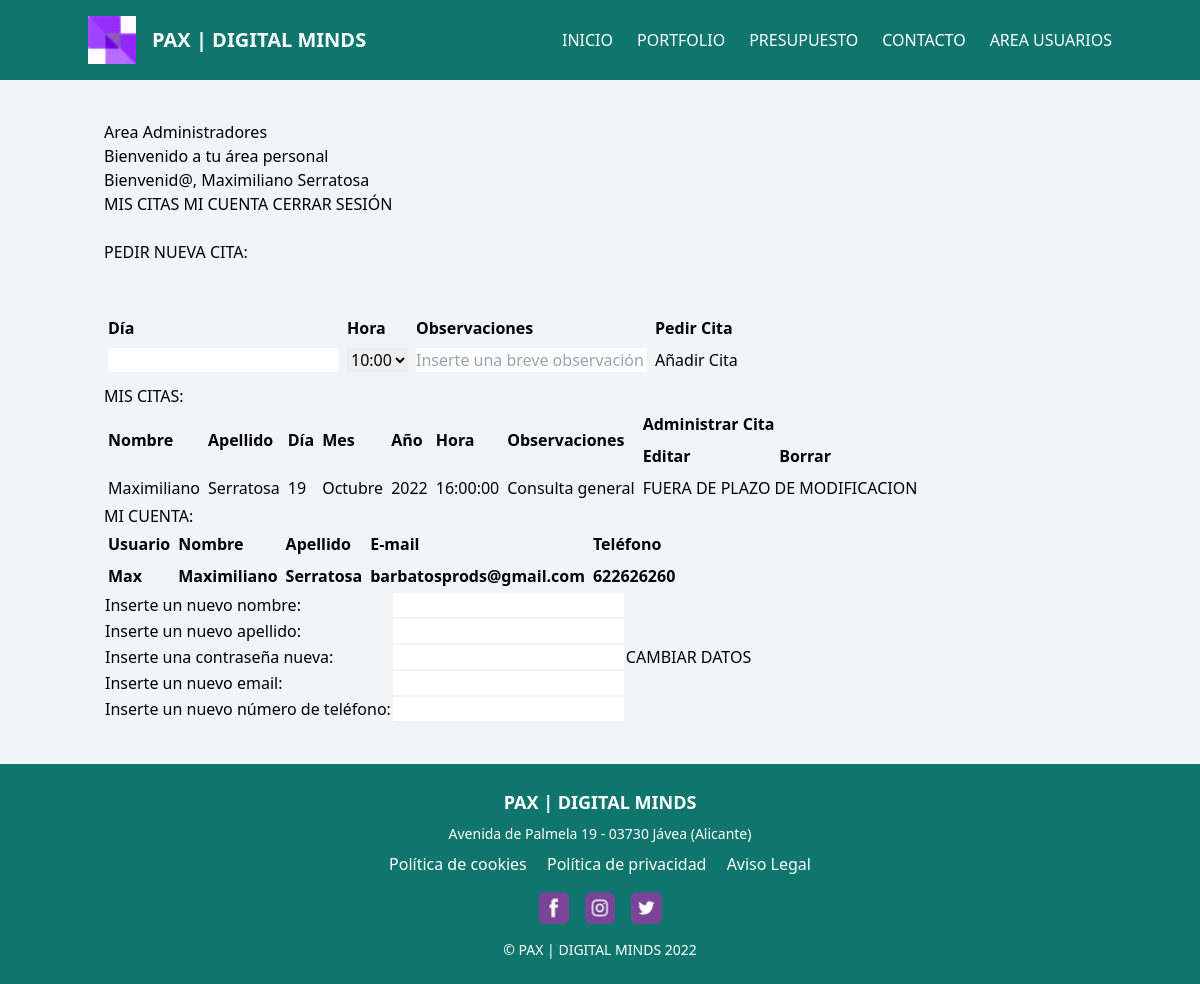
/src/areausuarios.php (signed in), run on the app's committed database.
### tables this page shows
CREATE TABLE `usuarios` (
  `ID` int(11) NOT NULL,
  `usuario` varchar(45) NOT NULL,
  `clave` varchar(150) NOT NULL,
  `email` varchar(45) NOT NULL,
  `telefono` int(11) NOT NULL,
  `rol` varchar(10) DEFAULT NULL,
  `nombre` varchar(45) NOT NULL,
  `apellido` varchar(45) NOT NULL
);

CREATE TABLE `citas` (
  `ID` int(11) NOT NULL,
  `usuario` int(11) NOT NULL,
  `cita` datetime(6) NOT NULL,
  `observaciones` varchar(50) NOT NULL
);

### src/controllers/controllerUsuario.php (called while the page is built, shortened)
<?php
class controllerUsuario
{
    public static function buscarUsuarioID($id)
    {
        $result = [];
        $conexion = DB::conn();
        $sentencia = "SELECT * FROM usuarios WHERE ID = :id";
        $consulta = $conexion->prepare($sentencia);
        $consulta->execute(array(":id" => $id));
        while ($fila = $consulta->fetch(PDO::FETCH_OBJ)) {
            array_push($result, $fila);
        }
        return $result;
    }
}

### src/helpers/appointmentsinfo.php (called while the page is built, shortened)
<?php
$conexion = DB::conn();
if ($curRol != 'ADMIN') {
    $sentencia = "SELECT ci.ID as 'ID',
                  us.nombre as 'nombre',
                  ci.cita as 'fecha',
                  us.apellido as 'apellido',
                  DATE_FORMAT(ci.cita, '%d') AS 'dia',
                  DATE_FORMAT(ci.cita, '%M') AS 'mes',
                  DATE_FORMAT(ci.cita, '%Y') AS 'año',
                  DATE_FORMAT(ci.cita, '%T') AS 'hora',
                  ci.observaciones AS observaciones
                  FROM citas ci
                  INNER JOIN usuarios us  ON ci.usuario = us.ID
                  WHERE us.id = :id
                  ORDER BY ci.cita ASC;";
    $appointment = $conexion->prepare($sentencia);
    $appointment->bindParam(":id", $curId);
}
$appointment->execute();

### src/models/appointment.php (called while the page is built, shortened)
<?php
class Appointment{
    private $nombre;
    private $apellido;
    private $dia;
    private $mes;
    private $año;
    private $hora;
    private $observaciones;
    public function __construct($id, $nombre, $apellido, $dia, $mes, $año, $hora, $observaciones){
        $this->nombre = $nombre;
        $this->apellido = $apellido;
        $this->dia = $dia;
        $this->mes = $mes;
        $this->año = $año;
        $this->hora = $hora;
        $this->observaciones = $observaciones;
    }
    public function getNombre(){
        return $this->nombre;
    }
    public function getApellido(){
        return $this->apellido;
    }
    public function getDia(){
        return $this->dia;
    }
    public function getMes(){
        return $this->mes;
    }
    public function getAño(){
        return $this->año;
    }
    public function getHora(){
        return $this->hora;
    }
    public function getObs(){
        return $this->observaciones;
    }
}

### src/helpers/cambiaM_a_espanol.php (called while the page is built, shortened)
<?php
    function cambiaM_a_espanol($mes){
        switch ($mes){
            case "October": return "Octubre"; break;
            }
        };

### src/helpers/horasrestantes.php (called while the page is built)
<?php
    $conexion = DB::conn();
    $sentencia = "SELECT TIMESTAMPDIFF(HOUR, :ahora, :fecha) AS horas;";
    $consulta = $conexion->prepare($sentencia);
    $consulta->bindParam(':ahora', $NOW);
    $consulta->bindParam(':fecha', $FECHA);
    $consulta->execute();
    while($registro = $consulta->fetch(PDO::FETCH_ASSOC)){
        $horasrestantes = $registro['horas'];
    }

### src/helpers/now.php (called while the page is built)
<?php
$conexion = DB::conn();
$sentencia = "SELECT NOW() AS NOW;";
$consulta = $conexion->prepare($sentencia);
$consulta->execute();
while ($registro = $consulta->fetch(PDO::FETCH_ASSOC)) {
	$NOW = $registro['NOW'];
}

### src/models/user.php (called while the page is built, shortened)
<?php
class User{
    private $usuario;
    private $nombre;
    private $apellido;
    private $email;
    private $telefono;
    public function __construct($id, $usuario, $nombre, $apellido, $email, $telefono, $rol){
        $this->usuario = $usuario;
        $this->nombre = $nombre;
        $this->apellido = $apellido;
        $this->email = $email;
        $this->telefono = $telefono;
    }
    public function getUsuario(){
        return $this->usuario;
    }
    public function getNombre(){
        return $this->nombre;
    }
    public function getApellido(){
        return $this->apellido;
    }
    public function getEmail(){
        return $this->email;
    }
    public function getTelefono(){
        return $this->telefono;
    }
}

### src/partials/user-info.php (the view)
<?php
include_once('controllers/controllerUsuario.php');
include_once('models/user.php');
?>
<h3>MI CUENTA:</h3>
<table border='0' cellpadding='4' cellspacing='2'>
	<tr>
		<td><b>Usuario</b></td>
		<td><b>Nombre</b></td>
		<td><b>Apellido</b></td>
		<td><b>E-mail</b></td>
		<td><b>Teléfono</b></td>
	</tr>
	<?php
	$identificador = json_decode(json_encode(controllerUsuario::buscarUsuarioID($curId)), true);
	foreach ($identificador as $u):?>
		<?php $user = new User($u['ID'], $u['usuario'], $u['nombre'], $u['apellido'], $u['email'], $u['telefono'], $u['rol']); ?>
		<tr>
			<td><b><?= $user->getUsuario(); ?></b></td>
			<td><b><?= $user->getNombre(); ?></b></td>
			<td><b><?= $user->getApellido(); ?></b></td>
			<td><b><?= $user->getEmail(); ?></b></td>
			<td><b><?= $user->getTelefono(); ?></b></td>
		</tr>
	<?php endforeach; ?>
</table>

### src/partials/panelsuperior.php (shortened to what this page needs)
<?php
include('controllers/controllerUsuario.php');
$curId= $_SESSION['ID'];
$datos = controllerUsuario::buscarUsuarioID($curId);
$curNombre = $datos[0]->nombre;
$curApellido = $datos[0]->apellido;
$curRol = $datos[0]->rol; ?>
<section class='wrap wrap-content'>
    <h2>Area Administradores</h2>
    <section class='info'>
        <div id='banner'>
            <h2>Bienvenido a tu área personal</h2>
        </div>
    </section>
    <div class='panel'>
        <h1>Bienvenid@, <?php echo $curNombre?> <?php echo $curApellido?></h1>

### src/client/client-partials/appointments/misCitas.php (shortened to what this page needs)
<?php include_once('models/appointment.php');
include_once('helpers/now.php'); ?>
<div class="panel">
	<h3>MIS CITAS:</h3>
	<table border='0' cellpadding='4' cellspacing='2'>
		<tr>
			<td rowspan="2"><b>Nombre</b></td>
			<td rowspan="2"><b>Apellido</b></td>
			<td rowspan="2"><b>D&iacute;a</b></td>
			<td rowspan="2"><b>Mes</b></td>
			<td rowspan="2"><b>A&ntilde;o</b></td>
			<td rowspan="2"><b>Hora</b></td>
			<td rowspan="2"><b>Observaciones</b></td>
			<td colspan="2"><b>Administrar Cita</b></td>
		</tr>
		<tr>
			<td><b>Editar</b></td>
			<td><b>Borrar</b></td>
		</tr>
		<?php include('helpers/appointmentsinfo.php'); ?>
		<?php foreach ($appointment as $a) : ?>
			<?php $cita = new Appointment($a['ID'], $a['nombre'], $a['apellido'], $a['dia'], $a['mes'], $a['año'], $a['hora'], $a['observaciones']); ?>
			<tr>
				<td><?= $cita->getNombre(); ?></td>
				<td><?= $cita->getApellido(); ?></td>
				<td><?= $cita->getDia(); ?></td>
				<td><?= cambiaM_a_espanol($cita->getMes()); ?></td>
				<td><?= $cita->getAño(); ?></td>
				<td><?= $cita->getHora(); ?></td>
				<td><?= $cita->getObs(); ?></td>
				<?php
				$FECHA = $a['fecha'];
				include('helpers/horasrestantes.php');
				if ($horasrestantes >= 72) {
					include('client/client-partials/appointments/botonesCita.php');
					include('client/client-partials/appointments/editar-cita.php');
				} else {
					echo "<td colspan='2'>FUERA DE PLAZO DE MODIFICACION</td></tr>";
				} ?>
		<?php endforeach; ?>
	</table>
</div>

### data on the page
usuarios: nombre "Maximiliano", apellido "Serratosa", usuario "Max", email "barbatosprods@gmail.com", telefono "622626260"
citas: usuario.nombre "Maximiliano", usuario.apellido "Serratosa", Dia "19", Mes "Octubre", Año "2022", Hora "16:00:00", observaciones "Consulta general"
